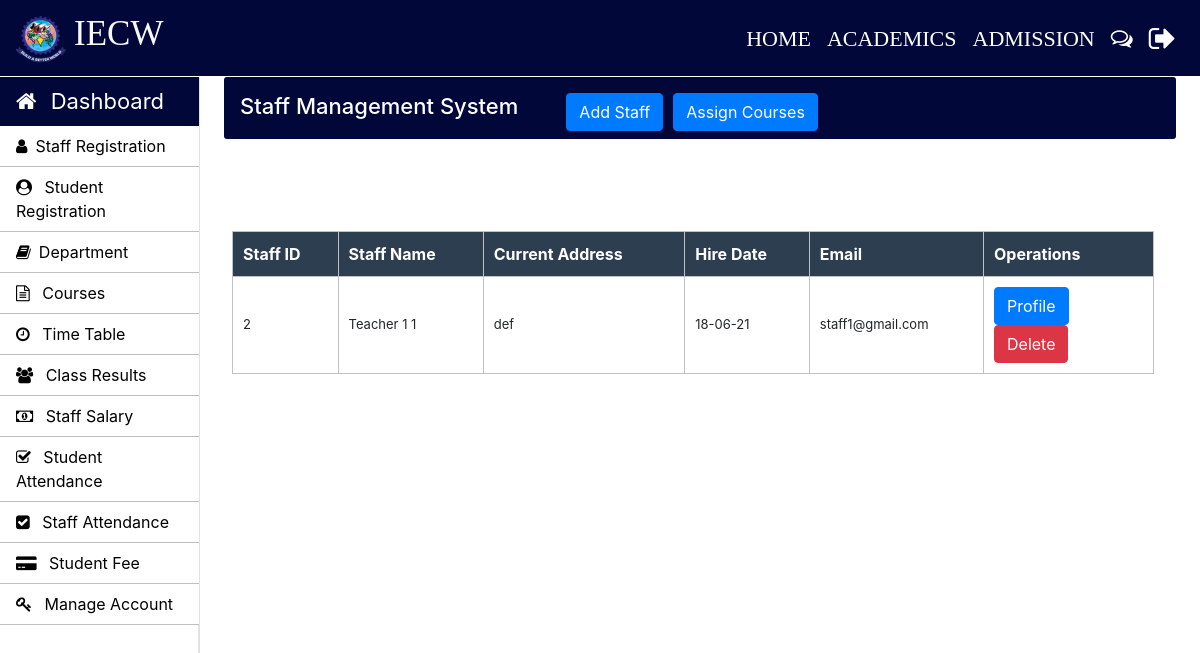
The page /Admin/staff.php (signed in) on the database its author committed.
### tables this page shows
CREATE TABLE `teacher_info` (
  `teacher_id` int(11) NOT NULL,
  `first_name` varchar(30) NOT NULL,
  `middle_name` varchar(30) NOT NULL,
  `last_name` varchar(30) NOT NULL,
  `father_name` varchar(50) NOT NULL,
  `email` varchar(30) NOT NULL,
  `phone_no` varchar(11) NOT NULL,
  `profile_image` blob NOT NULL,
  `teacher_status` varchar(10) NOT NULL,
  `application_status` varchar(10) NOT NULL,
  `cnic` varchar(15) NOT NULL,
  `dob` varchar(15) NOT NULL,
  `other_phone` int(11) NOT NULL,
  `gender` varchar(10) NOT NULL,
  `permanent_address` varchar(100) NOT NULL,
  `current_address` varchar(100) NOT NULL,
  `place_of_birth` varchar(50) NOT NULL,
  `matric_complition_date` varchar(10) NOT NULL,
  `matric_awarded_date` varchar(10) NOT NULL,
  `matric_certificate` varchar(100) NOT NULL,
  `fa_complition_date` varchar(10) NOT NULL,
  `fa_awarded_date` varchar(10) NOT NULL,
  `fa_certificate` varchar(100) NOT NULL,
  `ba_complition_date` varchar(10) NOT NULL,
  `ba_awarded_date` varchar(10) NOT NULL,
  `ba_certificate` varchar(100) NOT NULL,
  `ma_complition_date` varchar(10) NOT NULL,
  `ma_awarded_date` varchar(100) NOT NULL,
  `ma_certificate` varchar(101) NOT NULL,
  `last_qualification` varchar(20) NOT NULL,
  `state` varchar(20) NOT NULL,
  `hire_date` varchar(10) NOT NULL
);

### Admin/staff.php (the view, shortened to what this page needs)
<?php
require_once "../connection/connection.php";
?>
<!doctype html>
<html lang="en">
<head>
</head>
<body>
	<?php include('../common/common-header.php') ?>
	<?php include('../common/admin-sidebar.php') ?>
	<main role="main" class="col-xl-10 col-lg-9 col-md-8 ml-sm-auto px-md-4 mb-2 w-100">
		<div class="sub-main">
			<div class="text-center d-flex flex-wrap flex-md-nowrap pt-3 pb-2 mb-3 text-white admin-dashboard pl-3">
				<div class="d-flex">
					<h4 class="mr-5">Staff Management System </h4>
					<button type="button" class="btn btn-primary " data-toggle="modal" data-target=".bd-example-modal-lg">Add Staff</button>
					<button type="button" class="btn btn-primary" data-toggle="modal" data-target=".bd-example-modal-lg1">Assign Courses</button>
				</div>
			</div>
			<div class="row w-100">
			</div>
			<div class="row w-100">
				<div class="col-md-12 ml-2">
					<section class="mt-3">
						<div class="row">
							<div class="col-md-3 offset-9 pt-5 mb-2">
							</div>
						</div>
						<table class="w-100 table-elements mb-5 table-three-tr" cellpadding="10">
							<tr class="table-tr-head table-three text-white">
								<th>Staff ID</th>
								<th>Staff Name</th>
								<th>Current Address</th>
								<th>Hire Date</th>
								<th>Email</th>
								<th>Operations</th>
							</tr>
							<?php
							$query = "select teacher_id,first_name,middle_name,last_name,current_address,ma_certificate,hire_date,email from teacher_info";
							$run = mysqli_query($con, $query);
							while ($row = mysqli_fetch_array($run)) {
								echo "<tr>";
								echo "<td>" . $row["teacher_id"] . "</td>";
								echo "<td>" . $row["first_name"] . " " . $row["middle_name"] . " " . $row["last_name"] . "</td>";
								echo "<td>" . $row["current_address"] . "</td>";
								echo "<td>" . $row["hire_date"] . "</td>";
								echo "<td>" . $row["email"] . "</td>";
								echo	"<td width='170'><a class='btn btn-primary' href=display-staff.php?teacher_id=" . $row['teacher_id'] . ">Profile</a> <a class='btn btn-danger' href=delete-function.php?teacher_id=" . $row['teacher_id'] . ">Delete</a></td>";
								echo "</tr>";
							}
							?>
						</table>
					</section>
				</div>
			</div>
		</div>
	</main>
</body>
</html>

### Css/style.css (style rules this page uses)
h4 { font-size: 22px; }
.admin-dashboard { margin-top: 1px !important; background: #2c3e50 !important; border-radius: 3px; }
.table-elements tr, td, th { font-size: 13px; border: 1px solid rgb(194, 193, 193); padding-left: 10px !important; }
.table-three { background: #2c3e50 !important; }
.table-tr-head { height: 45px !important; padding: 10px !important; margin-top: 5px !important; }
.table-font-for-transcript td, th { font-size: 16px !important; }

### Common/common-header.php (style rules this page uses)
.admin-dashboard { margin-top: 1px !important; background: #010738 !important; border-radius: 3px; }

### rows shown on the page
teacher_info: teacher_id "2", first_name "Teacher", middle_name "1", last_name "1", current_address "def", hire_date "18-06-21", email "staff1@gmail.com"
